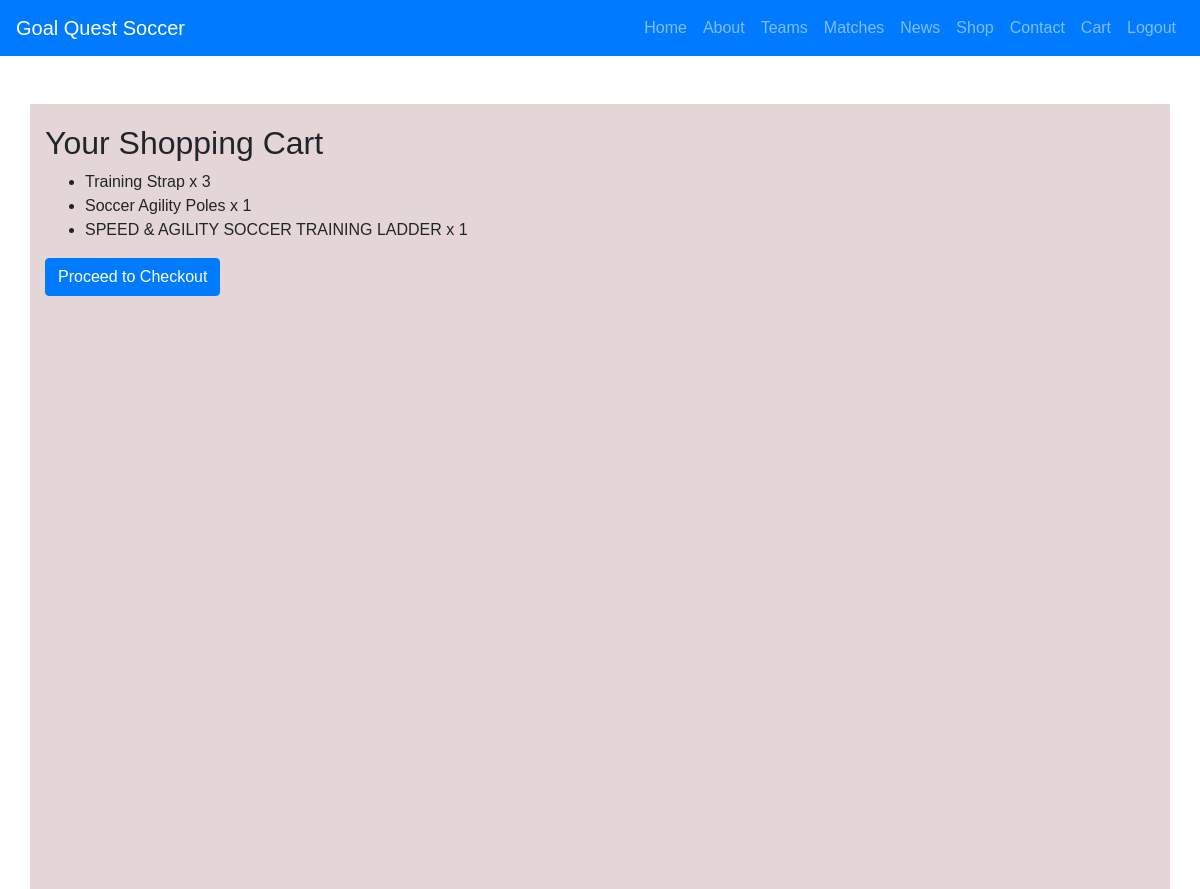
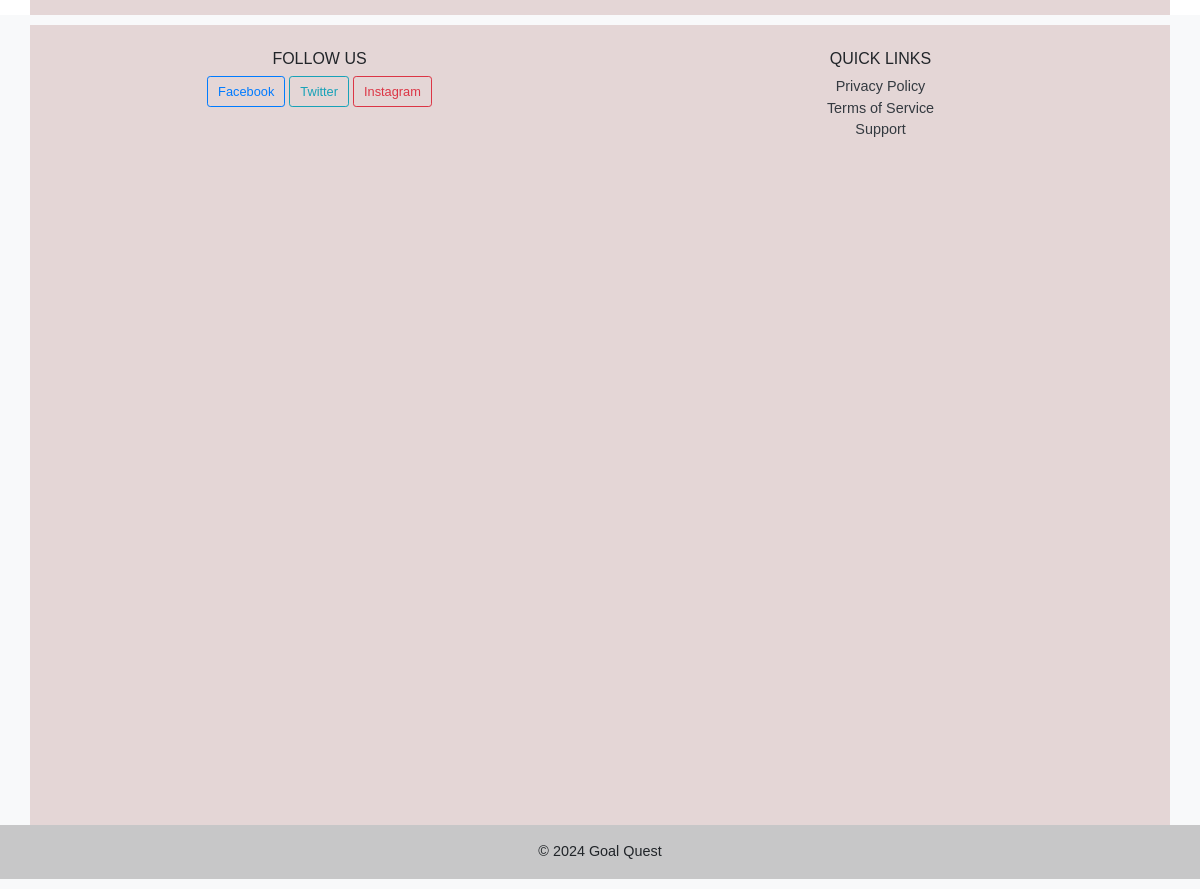
The app's page /cart/ (signed in) with its own data (2 pictures, top to bottom).
### QuestApp/models.py (models this page shows, shortened)
class CartItem(models.Model):
    cart = models.ForeignKey(Cart, on_delete=models.CASCADE)
    product = models.ForeignKey(Product, on_delete=models.CASCADE)
    quantity = models.PositiveIntegerField(default=1)

class Product(models.Model):
    name = models.CharField(max_length=100)
    category = models.ForeignKey(Category, on_delete=models.CASCADE)
    description = models.TextField()
    price = models.DecimalField(max_digits=10, decimal_places=2)
    stock = models.IntegerField()
    image = models.ImageField(upload_to='product_images/', null=True, blank=True)

### QuestApp/views.py (the view)
# urls.py: path('cart/', views.cart_detail, name='cart_detail'),
@login_required
def cart_detail(request):
    try:
        cart = Cart.objects.get(user=request.user)
    except Cart.DoesNotExist:
        return redirect('shop_home')
    return render(request, 'cart_detail.html', {'cart': cart})

### templates/cart_detail.html
{% extends 'base.html' %}
{% load static %}
{% block content %}
<div class="container mt-5">
    <h2>Your Shopping Cart</h2>
    {% if cart.cartitem_set.exists %}
        <ul>
            {% for item in cart.cartitem_set.all %}
                <li>{{ item.product.name }} x {{ item.quantity }}</li>
            {% endfor %}
        </ul>
        <a href="{% url 'checkout' %}" class="btn btn-primary">Proceed to Checkout</a>
    {% else %}
        <p>Your cart is empty. <a href="{% url 'shop_home' %}">Start shopping!</a></p>
    {% endif %}
</div>
{% endblock %}

### static/style.css (style rules this page uses)
body { font-family: 'Arial', sans-serif; }
.container { min-height: 100vh; padding-top: 20px; padding-bottom: 20px; background: rgb(228, 214, 214); backdrop-filter: blur(10px); }

### records on screen
CartItem: product.name "Training Strap", quantity "3"
CartItem: product.name "Soccer Agility Poles", quantity "1"
CartItem: product.name "SPEED & AGILITY SOCCER TRAINING LADDER", quantity "1"
